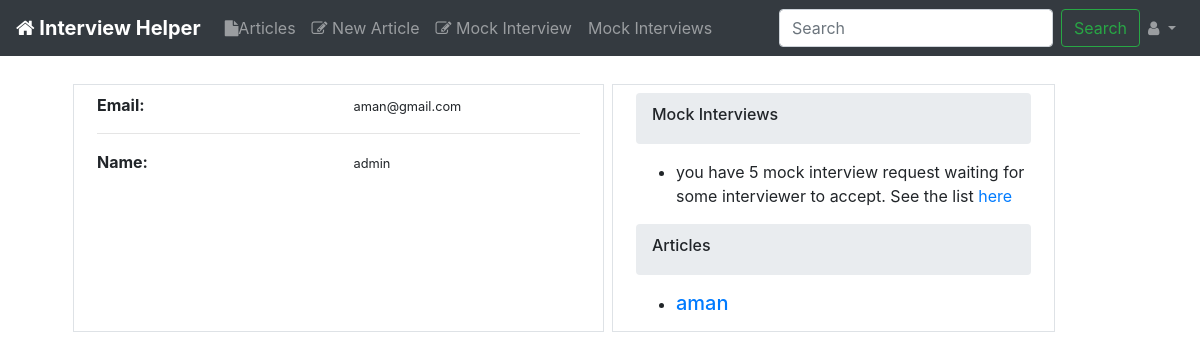
/accounts/aman@gmail.com/ (signed in), run on an earlier commit of the app's database.
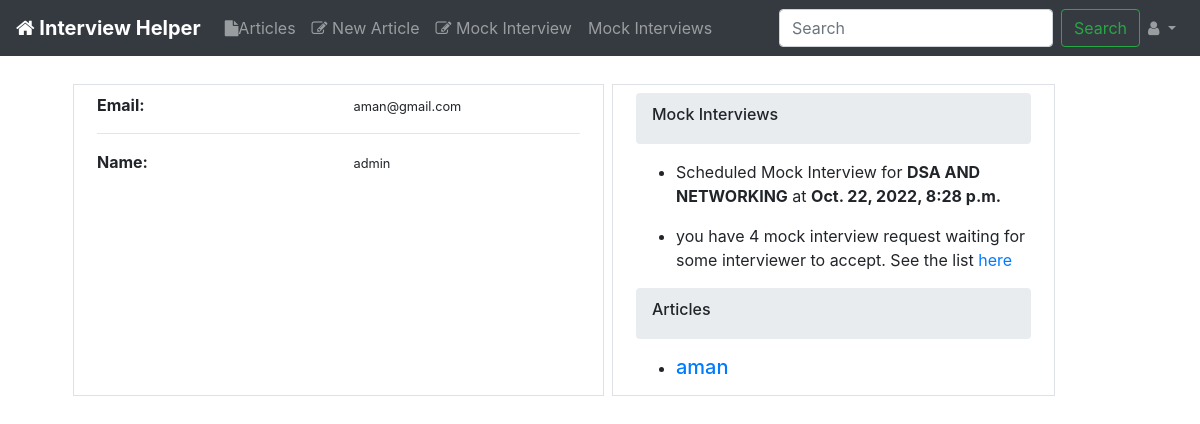
And on a later commit of the database.
### articles/models.py (models this page shows, shortened)
class Article(models.Model):
    title = models.CharField(max_length=100)
    slug = models.SlugField()
    text = models.TextField()
    date = models.DateTimeField(auto_now_add=True)
    author = models.ForeignKey(CustomUser,on_delete=models.CASCADE,default=None)
    def get_absolute_url(self):
        return reverse("articles:details", kwargs={"slug":  self.slug})

### meetings/models.py (models this page shows)
class Meet(models.Model):
    attendee = models.ForeignKey(CustomUser,on_delete=models.CASCADE,default=None)
    type_of_meet = models.CharField(max_length=10, choices=VAR_CATEGORIES)
    linkedin_profile = models.CharField(max_length=200, default="")
    resume_link = models.CharField(max_length=200, default="")
    accepted = models.BooleanField(default=False)
    addition_time = models.DateTimeField(auto_now_add=True)
    @property
    def type_of_meeting(self):
        return self.get_type_of_meet_display()

### accounts/views.py (the view)
# urls.py: url(r'^(?P<email>[\w.@+-]+)/$', views.profile_views, name = 'profile'),
@login_required(login_url = "accounts:login")
def profile_views(request, email):
    user = CustomUser.objects.get(email=email)
    articles = Article.objects.filter(author=user).order_by('date')
    accepted_meetings = Meet.objects.filter(attendee=user, accepted=True)
    non_accepted_meetings = Meet.objects.filter(attendee=user, accepted=False)
    return render(request, "accounts/profile.html",
            {
                'profile': user,
                'articles': articles,
                'accepted_meetings': accepted_meetings,
                "non_accepted_meetings_count": len(non_accepted_meetings)
            }
    )

### templates/accounts/profile.html (shortened to what this page needs)
{% extends 'base_layout.html' %}
{% load humanize %}
{% block content %}
<div class="row m-4">
  <div class="col-md-6 col-12 border m-1">
    <div class="content  m-2">
        <ul class="list-unstyled">
        <li >
          <div class="row">
            <div class="col-6"><strong>Email:</strong></div>
            <div class="col-6 ">
              <small>{{profile.email}}</small>
            </div>
          </div>
        </li>
        <hr>
        <li>
          <div class="row">
            <div class="col-6"><strong>Name:</strong></div>
            <div class="col-6 ">
              <small>{{profile.name}}</small>
            </div>
          </div>
        </li>
      </ul>
    </div>
  </div>
  <div class="col-md-5 col-12 border m-1">
    <div class="content m-2">
      <div class="breadcrumb">
        <h6>Mock Interviews</h6>
      </div>
      <ul class="">
        {% for meeting in accepted_meetings %}
        <li>
          <p>Scheduled Mock Interview for <b>{{meeting.type_of_meeting}}</b> at <b>{{meeting.addition_time}}</b></p>
        </li>
        {% endfor %}
        {% if non_accepted_meetings_count > 0 %}
        <li><p>you have {{non_accepted_meetings_count}} mock interview request waiting for some interviewer to accept. See the list <a href="{% url 'meetings:listrequestmeet' %}">here</a></p></li>
        {% endif %}
      </ul>
      <div class="breadcrumb">
        <h6>Articles</h6>
      </div>
      <ul class="">
        {% for article in articles %}
        <li>
          <a href="{{article.get_absolute_url}}"><h5>{{article.title|truncatechars:50}}</h5></a>
        </li>
        {% endfor %}
      </ul>
    </div>
  </div>
</div>
{% endblock %}

What changed in the data, as far as the page shows it:
now on this page (row edited): Meet: type_of_meeting "DSA AND NETWORKING", addition_time "Oct. 22, 2022, 8:28 p.m."
Also different on the page:
{{ non_accepted_meetings_count }}: "5" → "4"
